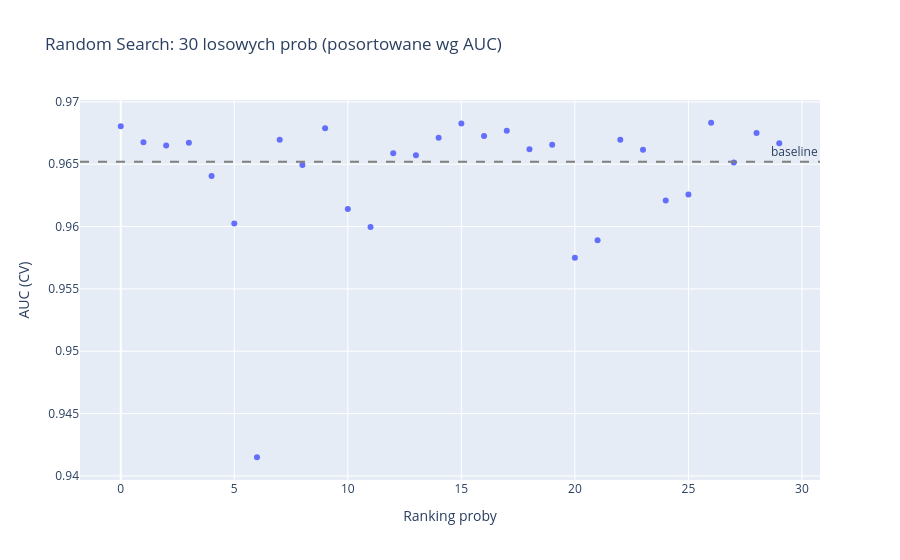

The cell this chart's notebook holds for it:
### Code cell
# Wizualizacja: wyniki wszystkich 30 prob Random Search
df_rs_results = pd.DataFrame(rs.cv_results_)
df_rs_results = df_rs_results.reset_index(drop=True)

fig = go.Figure(go.Scatter(
    x=df_rs_results.index, y=df_rs_results["mean_test_score"],
    mode="markers",
    text=[f"n_est={r['n_estimators']}, depth={r['max_depth']}, lr={r['learning_rate']:.3f}"
          for r in df_rs_results["params"]],
    hovertemplate="%{text}<br>AUC=%{y:.4f}",
))
fig.add_hline(y=auc_default, line_dash="dash", line_color="gray",
              annotation_text="baseline")
fig.update_layout(title=f"Random Search: {N_TRIALS} losowych prob (posortowane wg AUC)",
                  xaxis_title="Ranking proby", yaxis_title="AUC (CV)",
                  height=500)
fig.show()

### Figure 1 — Plotly figure (JSON) as saved in the notebook; plotly's stock layout.template omitted (floating-point values rounded to 4 significant figures)
{"data": [{"hovertemplate": "%{text}<br>AUC=%{y:.4f}", "mode": "markers", "text": ["n_est=320, depth=6, lr=0.119", "n_est=171, depth=8, lr=0.184", "n_est=149, depth=9, lr=0.027", "n_est=307, depth=6, lr=0.199", "n_est=241, depth=3, lr=0.282", "n_est=71, depth=3, lr=0.189", "n_est=108, depth=4, lr=0.017", "n_est=320, depth=5, lr=0.024", "n_est=104, depth=4, lr=0.238", "n_est=356, depth=6, lr=0.145", "n_est=138, depth=3, lr=0.141", "n_est=395, depth=2, lr=0.244", "n_est=313, depth=8, lr=0.208", "n_est=99, depth=5, lr=0.274", "n_est=103, depth=7, lr=0.100", "n_est=267, depth=8, lr=0.064", "n_est=319, depth=5, lr=0.125", "n_est=264, depth=7, lr=0.105", "n_est=257, depth=6, lr=0.289", "n_est=266, depth=9, lr=0.167", "n_est=206, depth=2, lr=0.167", "n_est=58, depth=8, lr=0.032", "n_est=112, depth=9, lr=0.068", "n_est=338, depth=4, lr=0.215", "n_est=90, depth=3, lr=0.279", "n_est=82, depth=5, lr=0.257", "n_est=342, depth=9, lr=0.100", "n_est=84, depth=4, lr=0.195", "n_est=180, depth=7, lr=0.045", "n_est=332, depth=8, lr=0.173"], "type": "scatter", "x": [0, 1, 2, 3, 4, 5, 6, 7, 8, 9, 10, 11, 12, 13, 14, 15, 16, 17, 18, 19, 20, 21, 22, 23, 24, 25, 26, 27, 28, 29], "y": [0.968, 0.9668, 0.9665, 0.9667, 0.9641, 0.9603, 0.9415, 0.967, 0.9649, 0.9679, 0.9614, 0.96, 0.9659, 0.9657, 0.9671, 0.9683, 0.9673, 0.9677, 0.9662, 0.9666, 0.9575, 0.9589, 0.967, 0.9662, 0.9621, 0.9626, 0.9683, 0.9651, 0.9675, 0.9667]}], "layout": {"annotations": [{"showarrow": false, "text": "baseline", "x": 1, "xanchor": "right", "xref": "x domain", "y": 0.9652, "yanchor": "bottom", "yref": "y"}], "autosize": true, "shapes": [{"line": {"color": "gray", "dash": "dash"}, "type": "line", "x0": 0, "x1": 1, "xref": "x domain", "y0": 0.9652, "y1": 0.9652, "yref": "y"}], "title": {"text": "Random Search: 30 losowych prob (posortowane wg AUC)"}, "xaxis": {"autorange": true, "range": [-1.701, 30.7], "title": {"text": "Ranking proby"}, "type": "linear"}, "yaxis": {"autorange": true, "range": [0.9396, 0.9702], "title": {"text": "AUC (CV)"}, "type": "linear"}}}
